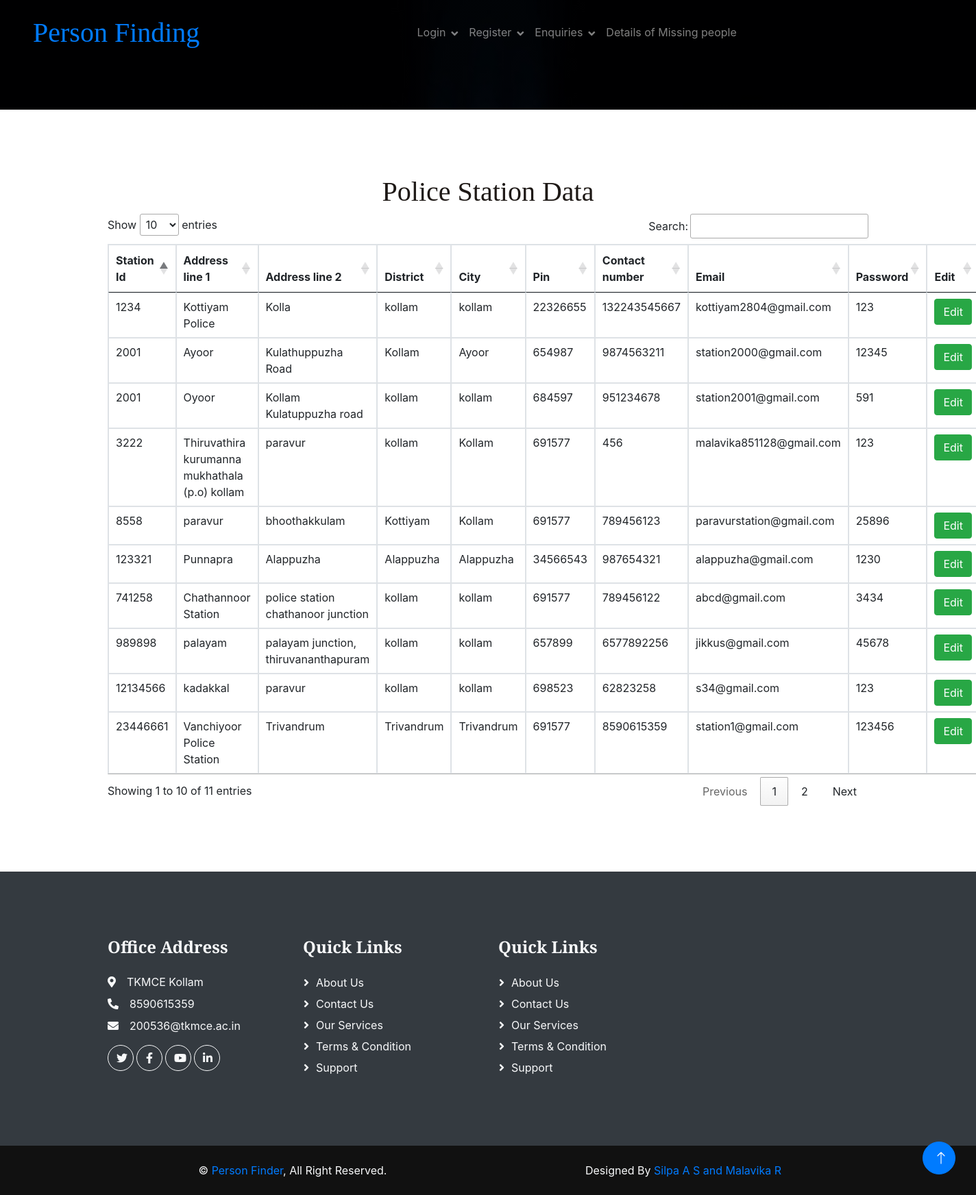
Screenshot of /policeview/ with the database file from the repository.
### myapp/models.py (models this page shows)
class Station1(models.Model):
    Station_id=models.IntegerField(null=True)
    Address_line1=models.CharField(max_length=100)
    Address_line2=models.CharField(max_length=100)
    District=models.CharField(max_length=100)
    City=models.CharField(max_length=100)
    Pin=models.IntegerField(null=True)
    Contact_number=models.IntegerField(null=True)
    Email=models.CharField(max_length=100)
    Password=models.CharField(max_length=100)
    usertype=models.CharField(max_length=100,default='Police')

### myapp/views.py (the view)
# urls.py: path('policeview/',views.policeview,name='policeview'),
def policeview(request):
    register = Station1.objects.all()  # Query the New model
    return render(request, 'policeview.html', {'view': register})

### myapp/Templates/policeview.html (shortened to what this page needs)
{% extends 'header.html' %}
{% block content %}
{% load static %}
<head>
    <link rel="stylesheet" href="https://maxcdn.bootstrapcdn.com/bootstrap/4.5.2/css/bootstrap.min.css">
    <link rel="stylesheet" type="text/css" href="https://cdn.datatables.net/1.10.23/css/jquery.dataTables.min.css">
</head>
<body>
    <div class="container table-container">
        <h1 class="text-center">Police Station Data </h1>
        <table id="enquiriesTable" class="table table-bordered">
            <thead>
                <tr>
                    <th>Station Id</th>
                    <th>Address line 1</th>
                    <th>Address line 2</th>
                    <th>District</th>
                    <th>City</th>
                    <th>Pin</th>
                    <th>Contact number</th>
                    <th>Email</th>
                    <th>Password</th>
                    <th>Edit</th>
                </tr>
            </thead>
            <tbody>
                {% for view in view %}
                <tr>
                    <td>{{ view.Station_id }}</td>
                    <td>{{ view.Address_line1 }}</td>
                    <td>{{ view.Address_line2 }}</td>
                    <td>{{ view.District }}</td>
                    <td>{{ view.City }}</td>
                    <td>{{ view.Pin }}</td>
                    <td>{{ view.Contact_number }}</td>
                    <td>{{ view.Email }}</td>
                    <td>{{ view.Password }}</td>
                    <td><a href="../editpoliceview/{{ view.Station_id }}" class="btn btn-success">Edit</a></td>
                </tr>
                {% endfor %}
            </tbody>
        </table>
    </div>
</body>
{%endblock%}

### myapp/static/indexpage/css/style.css (style rules this page uses)
:root { --primary: #EAA636; --secondary: #545454; --light: #FDF5EB; --dark: #1E1916; }
.btn { font-weight: 500; transition: .5s; }

### rows the page displays
Station1: Station_id "1234", Address_line1 "Kottiyam Police", Address_line2 "Kolla", District "kollam", City "kollam", Pin "22326655", Contact_number "132243545667", Email "kottiyam2804@gmail.com", Password "123"
Station1: Station_id "23446661", Address_line1 "Vanchiyoor Police Station", Address_line2 "Trivandrum", District "Trivandrum", City "Trivandrum", Pin "691577", Contact_number "8590615359", Email "station1@gmail.com", Password "123456"
Station1: Station_id "123321", Address_line1 "Punnapra", Address_line2 "Alappuzha", District "Alappuzha", City "Alappuzha", Pin "34566543", Contact_number "987654321", Email "alappuzha@gmail.com", Password "1230"
Station1: Station_id "8558", Address_line1 "paravur", Address_line2 "bhoothakkulam", District "Kottiyam", City "Kollam", Pin "691577", Contact_number "789456123", Email "paravurstation@gmail.com", Password "25896"
Station1: Station_id "741258", Address_line1 "Chathannoor Station", Address_line2 "police station chathanoor junction", District "kollam", City "kollam", Pin "691577", Contact_number "789456122", Email "abcd@gmail.com", Password "3434"
Station1: Station_id "989898", Address_line1 "palayam", Address_line2 "palayam junction, thiruvananthapuram", District "kollam", City "kollam", Pin "657899", Contact_number "6577892256", Email "jikkus@gmail.com", Password "45678"
Station1: Station_id "2001", Address_line1 "Ayoor", Address_line2 "Kulathuppuzha Road", District "Kollam", City "Ayoor", Pin "654987", Contact_number "9874563211", Email "station2000@gmail.com", Password "12345"
Station1: Station_id "2001", Address_line1 "Oyoor", Address_line2 "Kollam Kulatuppuzha road", District "kollam", City "kollam", Pin "684597", Contact_number "951234678", Email "station2001@gmail.com", Password "591"
Station1: Station_id "12134566", Address_line1 "kadakkal", Address_line2 "paravur", District "kollam", City "kollam", Pin "698523", Contact_number "62823258", Email "s34@gmail.com", Password "123"
Station1: Station_id "3222", Address_line1 "Thiruvathira kurumanna mukhathala (p.o) kollam", Address_line2 "paravur", District "kollam", City "Kollam", Pin "691577", Contact_number "456", Email "malavika851128@gmail.com", Password "123"
